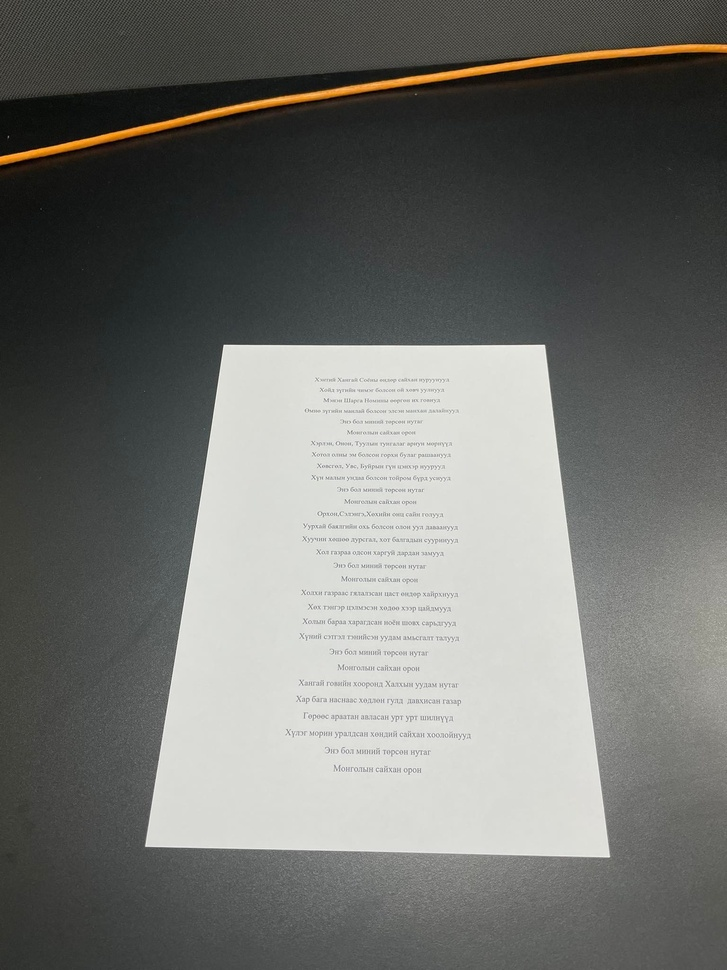
#> input picture minii_nutag1.jpg, 727 x 970 px, shrunk from 1536 x 2048 before the run, found by its file name
$ jupyter execute --allow-errors CS328_Lab_23_OCR.ipynb   (shell and % lines are left out)
#> lines starting #> are read from the running program, lines starting #| are printed output that depends on the picture; after the words box and inside, x2 and y2 are one past the last pixel; in counts of white or black regions, pixels touching at a corner belong together
# OCR Optic Character Recognition
Буюу зурагнаас дүрс илрүүлэх аргууд энэхүү сэдвийн доор хамаарагддаг бөгөөд энэхүү лабораторын ажилаар бидний амьдралд өдөр тутамд хэрэглэгддэг асуудал болох баримт бичгийн зурагнаас текст олборлох даалгаврыг зурагын боловсруулалтын "Image Acquisition" ашиглан шийдвэрлэх болно.

# Хүрэх үр дүн
1. Математикийн ойлголтыг дүрс боловсруулалтад хэрэглэх; A
2. Зургийн боловсруулалтын хэрэгсэлүүдийг онцлог домайнд хэрхэн хэрэгжүүлэх ойлголт авах, тайлбарлах B
3. Практик асуудлыг шийдвэрлэхийн тулд алгоритмыг төлөвлөх, хэрэгжүүлэх замаар дүрс боловсруулалтын мэдлэгийг харуулах I
4. Дүрс боловсруулалтын чиглэлээр хийгдэж байгаа шинэ судалгааны ажлуудтай танилцах, мэдэх J
5. Зураг боловсруулах сантай ажиллан зураг боловсруулах чадвартай болно A
7. Бие даан туршилт судалгаан дээр суурилсан өгүүлэл бичих ба үр дүн гарган
авна. J

[Tesseract github](https://github.com/tesseract-ocr/tesseract)

[cell 1]
import cv2
from google.colab.patches import cv2_imshow
from matplotlib import pyplot as plt
import pytesseract
# pytesseract.pytesseract.tesseract_cmd = r'C:\Program Files\Tesseract-OCR\tesseract.exe'
#read image
img = cv2.imread('/content/minii_nutag1.jpg')
#> img is the input picture: shape (970, 727, 3); mean B, G, R 109.8, 113.5, 112.8
# get grayscale image
plt.imshow(cv2.cvtColor(img, cv2.COLOR_BGR2RGB))
plt.show()
gray = cv2.cvtColor(img, cv2.COLOR_BGR2GRAY)
plt.imshow(cv2.cvtColor(gray, cv2.COLOR_BGR2RGB))
plt.show()
#noise removal
noise=cv2.medianBlur(gray,5)
plt.imshow(cv2.cvtColor(noise, cv2.COLOR_BGR2RGB))
plt.show()
# thresholding# converting it to binary image by Thresholding
# this step is require if you have colored image because if you skip this part
# then tesseract won’t able to detect text correctly and this will give incorrect #result

[cell 2]
import numpy as np
hist = cv2.calcHist([img],[0],None,[256],[0,256])
#> hist = 256 values, max 35551 at index 214, min 2 at index 254, mean 2754.6
hist,bins = np.histogram(img.ravel(),256,[0,256])
#> hist = 256 values, max 79034 at index 218, min 68 at index 254, mean 8263.9; bins = 257 values from 0 to 256
plt.hist(img.ravel(),256,[0,256]); plt.show()
#> after `plt.hist(img.ravel(), 256, [0, 256])`:
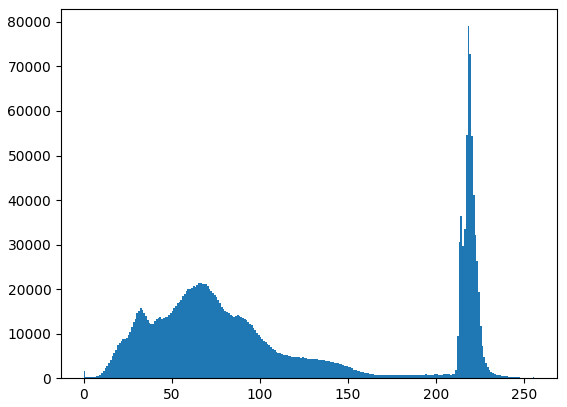
#> figure drawn by matplotlib, 1 panel; tallest bar 79034 high, from x = 218 to 219
thresh = cv2.threshold(noise, 200, 255, 0)[1]
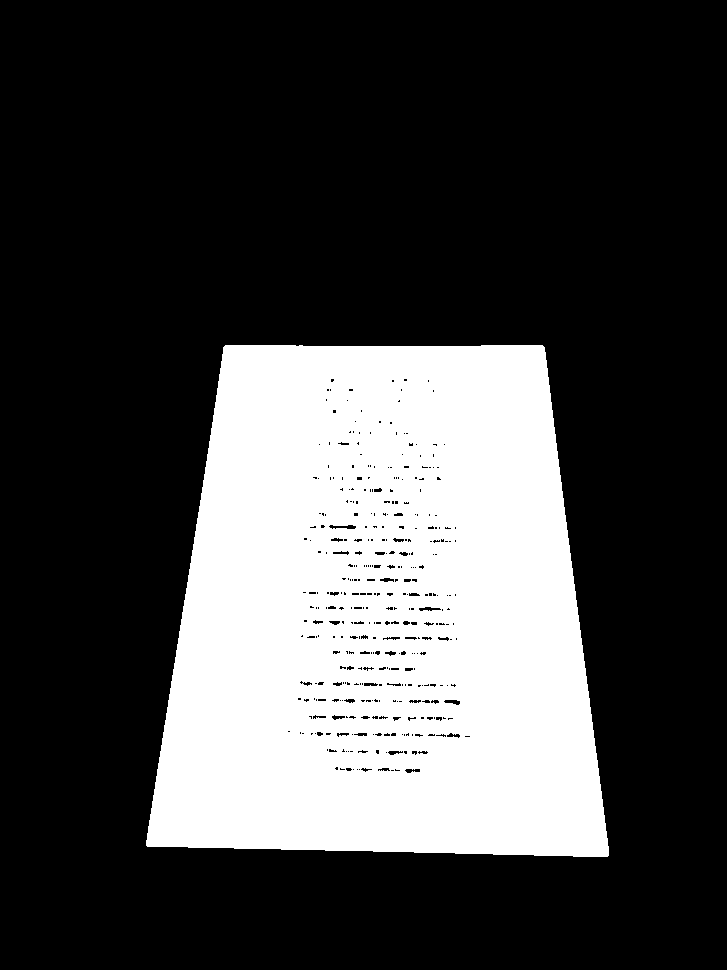
#> thresh: shape (970, 727); 27.7% white; 1 white region, box (x1, y1, x2, y2) and area: (146, 345, 609, 857) 195292
edged = cv2.Canny(thresh, 50, 100)
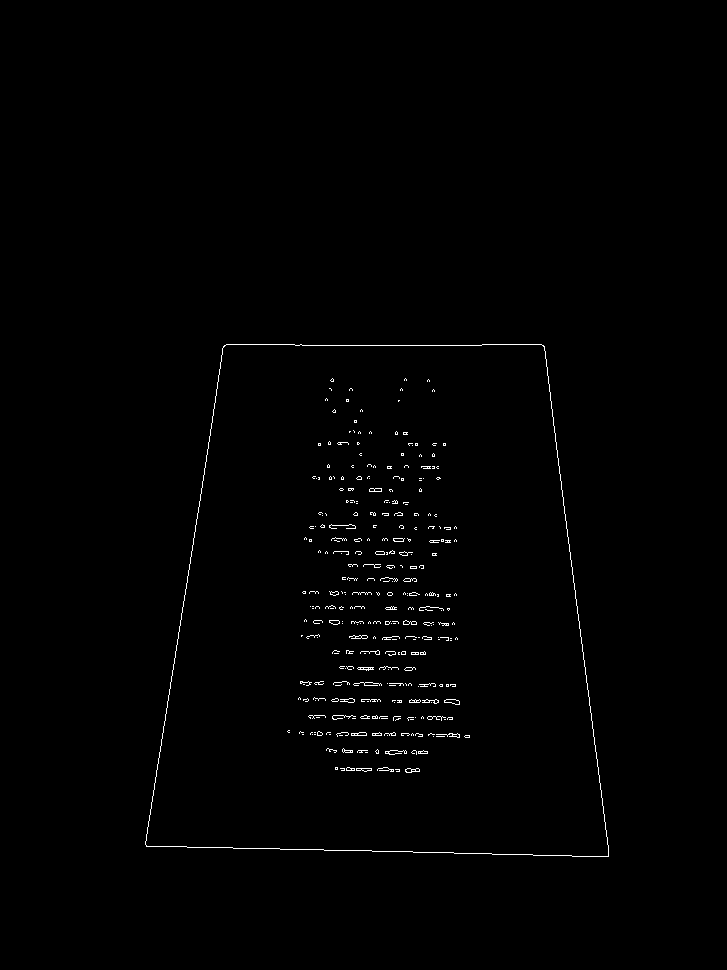
#> edged: shape (970, 727); 0.72% white in thin lines or dots, all inside (x1, y1, x2, y2) = (145, 344, 609, 857)
contours, hierarchy = cv2.findContours(edged, cv2.RETR_EXTERNAL, cv2.CHAIN_APPROX_SIMPLE)
#> contours = 1 contour; box (x1, y1, x2, y2) and area: (145, 344, 609, 857) 198358
#Configuration
plt.imshow(cv2.cvtColor(thresh, cv2.COLOR_BGR2RGB))
plt.show()

plt.imshow(cv2.cvtColor(edged, cv2.COLOR_BGR2RGB))
plt.show()

cv2.drawContours(img, contours, -1, (0, 255, 0), 5)
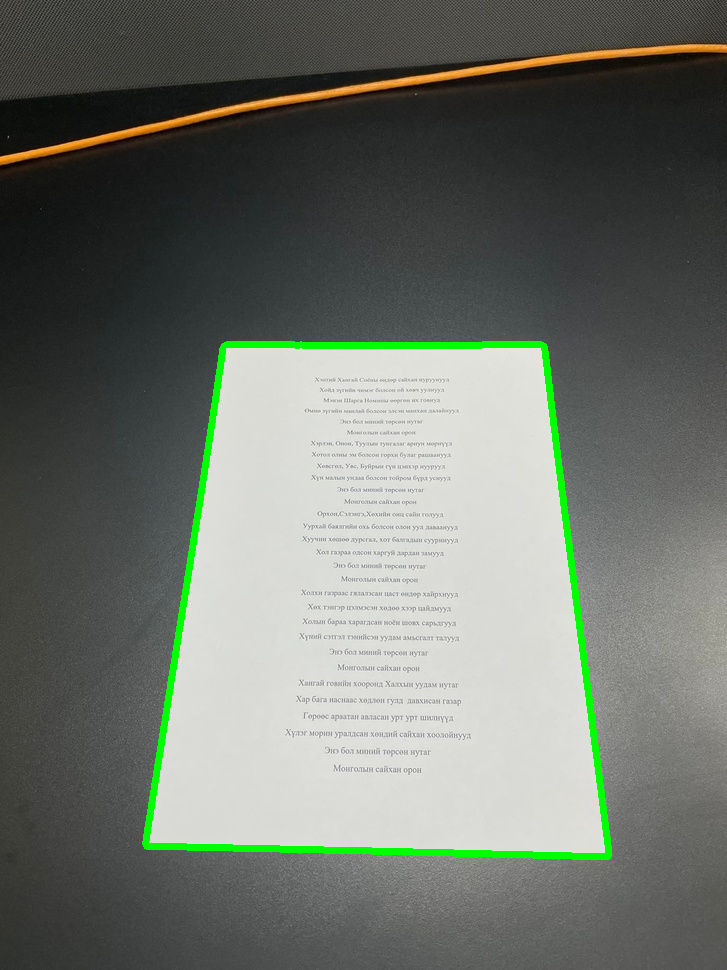
#> img: shape (970, 727, 3); 1.78% of pixels changed, all inside (x1, y1, x2, y2) = (142, 341, 612, 860)
plt.imshow(cv2.cvtColor(img, cv2.COLOR_BGR2RGB))
plt.show()

config = ('-l mon — oem 3 — psm 3')
# pytessercat
#> (the rest of this cell did not finish here and is left out)

[cell 3]
img = cv2.imread('/content/minii_nutag1.jpg')

perim = cv2.arcLength(contours[0], True)
#> perim = 1859.7
# setting the precision
epsilon = 0.02*perim
#> epsilon = 37.19

approxCorners = cv2.approxPolyDP(contours[0], epsilon, True)
#> approxCorners = [[224, 345], [146, 846], [608, 856], [544, 346]]
corners = np.array(approxCorners).reshape(4,2)
#> corners = [[224, 345], [146, 846], [608, 856], [544, 346]]
print(corners.shape)
#| (4, 2)
for point in corners:
  cv2.circle(img, (point[0], point[1]), 30, (0,0,255), -1)
#> this loop made 4 passes
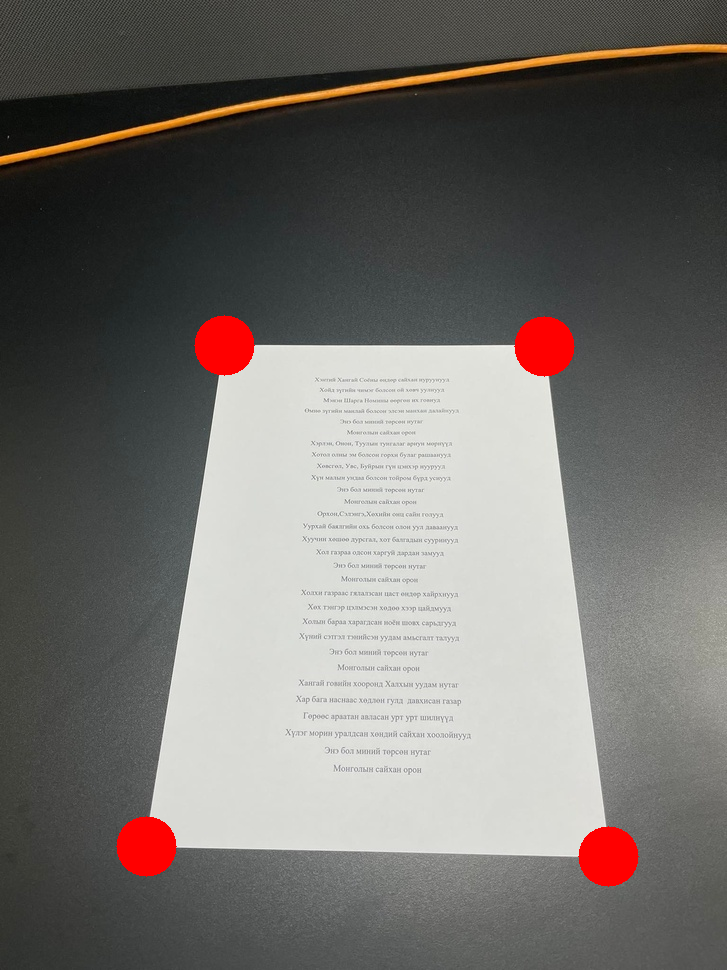
#> img: shape (970, 727, 3); 1.6% of pixels changed, all inside (x1, y1, x2, y2) = (116, 315, 639, 887)
plt.imshow(cv2.cvtColor(img, cv2.COLOR_BGR2RGB))
plt.show()

[cell 4]
wrapped_img = np.zeros((img.shape[1], img.shape[0], 3))
print(wrapped_img.shape)
#| (727, 970, 3)
dst = np.float32(np.array([[0,0], [wrapped_img.shape[0], 0], [0,wrapped_img.shape[1]], [wrapped_img.shape[0], wrapped_img.shape[1]]]))
src = np.array([corners[0], corners[3], corners[1], corners[2]])
#> src = [[224, 345], [544, 346], [146, 846], [608, 856]]
src = np.float32(src)
print(src)
#| [[224. 345.]
#|  [544. 346.]
#|  [146. 846.]
#|  [608. 856.]]
print(dst)
#| [[  0.   0.]
#|  [727.   0.]
#|  [  0. 970.]
#|  [727. 970.]]

matrix = cv2.getPerspectiveTransform(src, dst)
#> matrix = [[3.34, 0.52, -928.4], [-0.0127, 4.06, -1396.4], [4.96e-05, 0.00129, 1]]
result = cv2.warpPerspective(img, matrix, (wrapped_img.shape[0], wrapped_img.shape[1]))
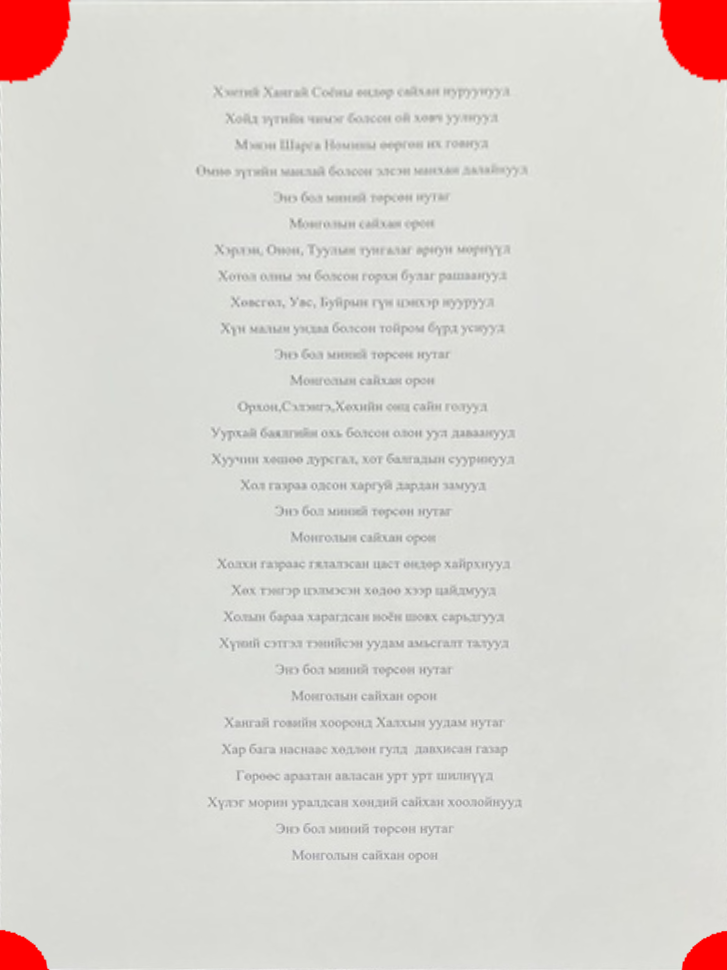
#> result: shape (970, 727, 3); mean B, G, R 210.4, 215.2, 218.5

plt.imshow(cv2.cvtColor(result, cv2.COLOR_BGR2RGB))
plt.show()

[cell 5]
# thresh = cv2.threshold(result, 200, 255, 0)[1]
# edged = cv2.Canny(thresh, 50, 100)
kernel = np.array([[0, -1, 0],
                   [-1, 5,-1],
                   [0, -1, 0]])
image_sharp = cv2.filter2D(src=result, ddepth=-1, kernel=kernel)
plt.imshow(cv2.cvtColor(image_sharp, cv2.COLOR_BGR2RGB))
cv2.imwrite('/content/minii_nutag1_result.jpg', image_sharp)
plt.show()

$ run again, with minii_nutag2.jpg copied over minii_nutag1.jpg
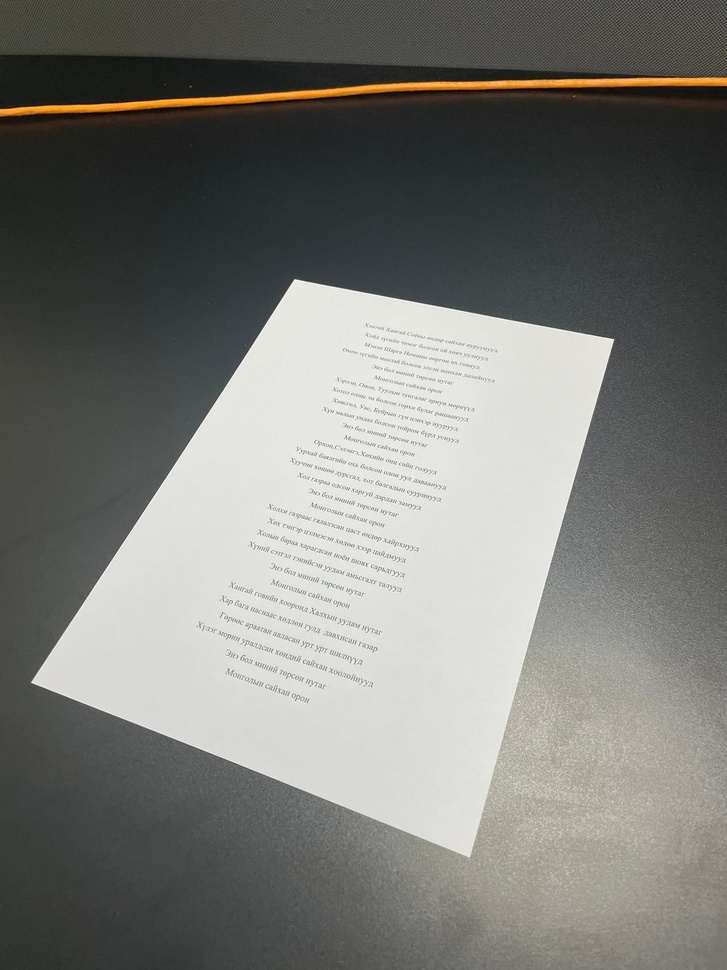
#> input picture minii_nutag2.jpg, 727 x 970 px, shrunk from 1536 x 2048 before the run, found by its file name
#> img is the input picture: shape (970, 727, 3); mean B, G, R 117.1, 121.4, 121.3
#> `hist = cv2.calcHist([img],[0],None,[256],[0,256])`: hist = 256 values, max 22575 at index 219, min 14 at index 254, mean 2754.6
#> `hist,bins = np.histogram(img.ravel(),256,[0,256])`: hist = 256 values, max 49997 at index 224, min 118 at index 1, mean 8263.9; bins = 257 values from 0 to 256
#> thresh: shape (970, 727); 27.8% white; 1 white region, box (x1, y1, x2, y2) and area: (33, 280, 613, 857) 195712
#> edged: shape (970, 727); 0.53% white in thin lines or dots, all inside (x1, y1, x2, y2) = (32, 279, 613, 857)
#> contours = 1 contour; box (x1, y1, x2, y2) and area: (32, 279, 613, 857) 197527
#> perim = 1939.1
#> epsilon = 38.78
#> approxCorners = [[296, 279], [32, 681], [469, 856], [612, 339]]
#| (4, 2)
#> the loop `for point in corners:` made 4 passes
#> after the loop `for point in corners:`:
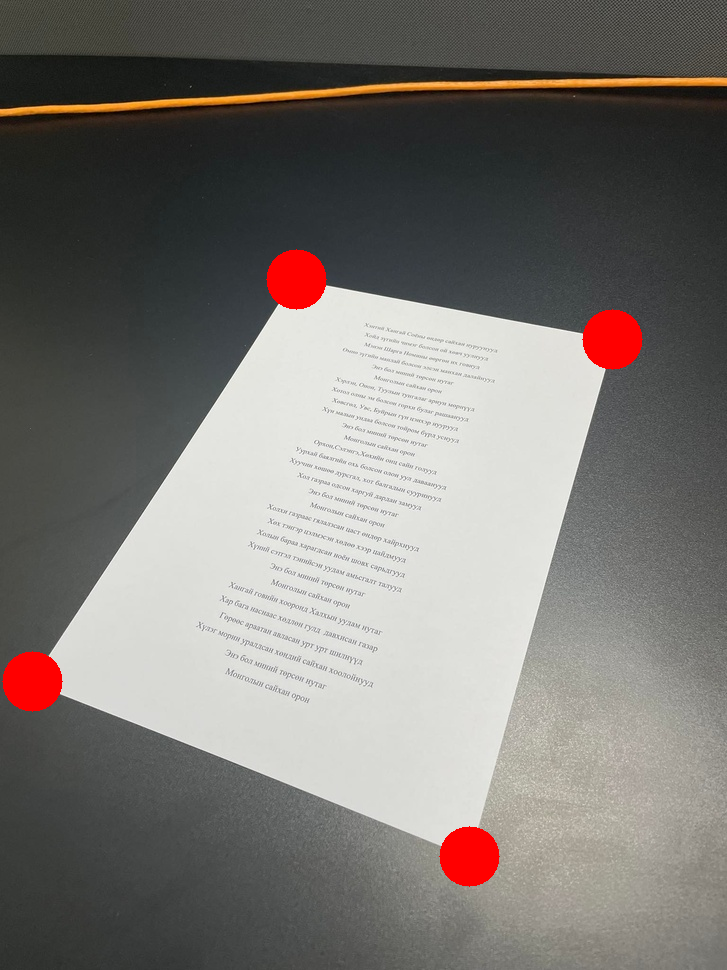
#> img: shape (970, 727, 3); 1.6% of pixels changed, all inside (x1, y1, x2, y2) = (2, 249, 643, 887)
#| (727, 970, 3)
#> src = [[296, 279], [612, 339], [32, 681], [469, 856]]
#| [[296. 279.]
#|  [612. 339.]
#|  [ 32. 681.]
#|  [469. 856.]]
#| [[  0.   0.]
#|  [727.   0.]
#|  [  0. 970.]
#|  [727. 970.]]
#> matrix = [[3.88, 2.55, -1857.6], [-0.996, 5.25, -1168.8], [0.000295, 0.00211, 1]]
#> `result = cv2.warpPerspective(img, matrix, (wrapped_img.shape[0], wrapp..`:
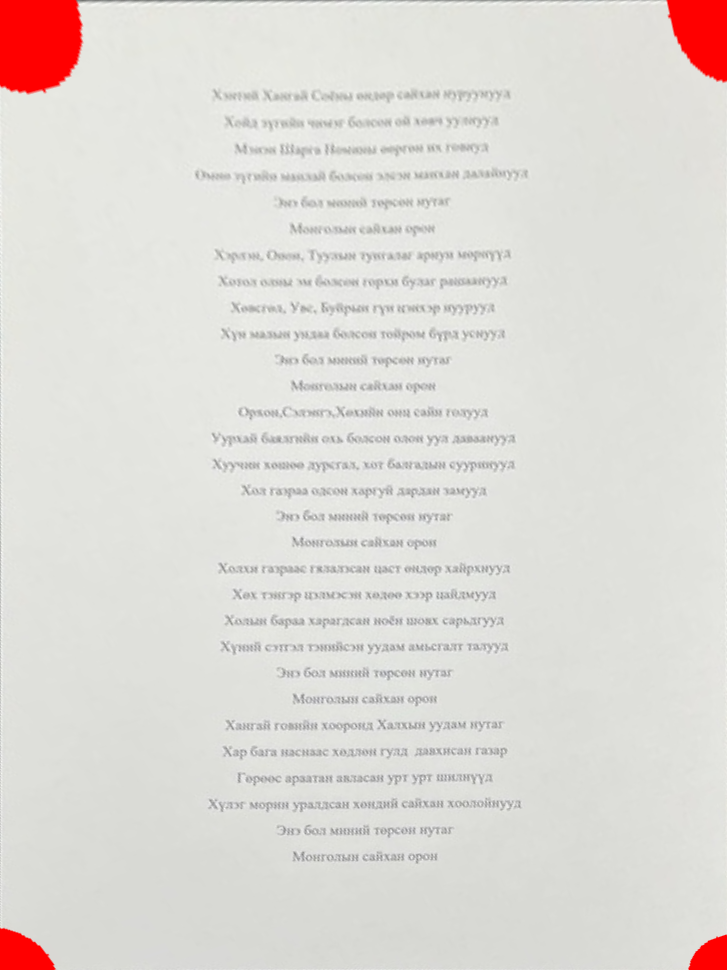
#> result: shape (970, 727, 3); mean B, G, R 214.7, 219.2, 223.1
